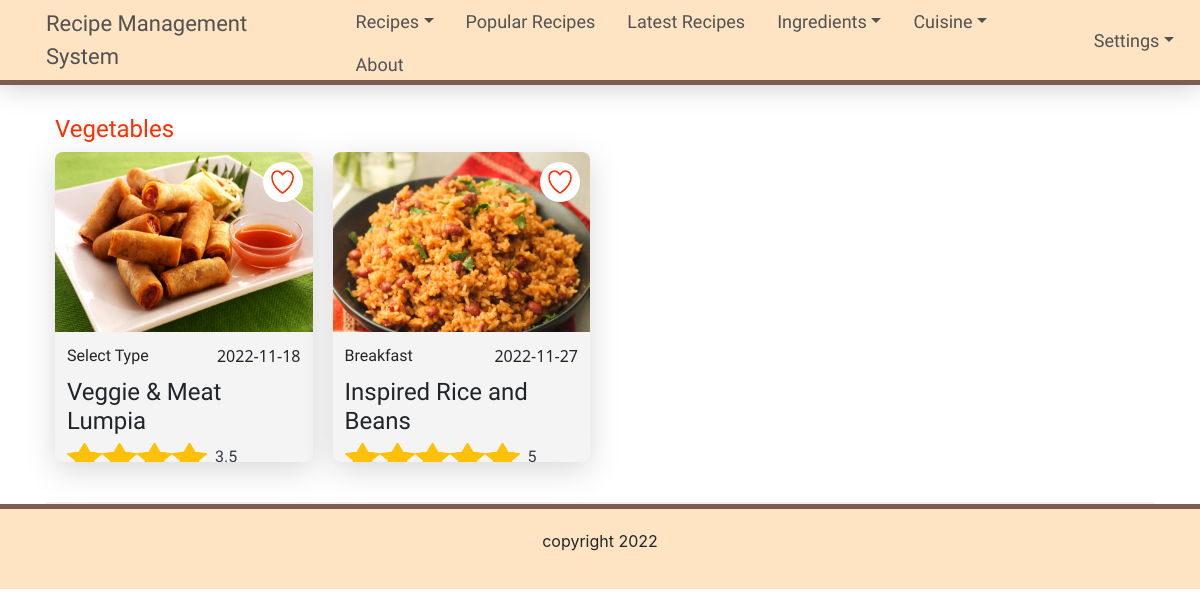
/client/pages/ingredients.php?ingredients=Vegetables, run on the app's committed database.
### tables this page shows
CREATE TABLE `recipe_tbl` (
  `recipe_id` int(11) NOT NULL,
  `title` varchar(200) DEFAULT NULL,
  `description` longtext DEFAULT NULL,
  `type` varchar(200) DEFAULT NULL,
  `date_created` date DEFAULT NULL,
  `difficulty_level` varchar(200) DEFAULT NULL,
  `cuisine` varchar(200) DEFAULT NULL,
  `video` varchar(200) DEFAULT NULL,
  `image` varchar(200) DEFAULT NULL,
  `mainIngridients` varchar(200) DEFAULT NULL
);

### client/pages/ingredients.php (the view, shortened to what this page needs)
<?php include "../includes/header.php" ?>
<?php include "../connections/config.php" ?>
<nav>
    <div class="container">
        <div class="row">
            <div class="nav-container">
                <a class="nav-link" href="../index.php">Recipe Management System</a>
                <ul class="nav">
                    <li class="nav-item dropdown">
                        <a class="nav-link dropdown-toggle" data-toggle="dropdown" href="#" role="button" aria-haspopup="true" aria-expanded="false">Recipes</a>
                    </li>
                    <li class="nav-item">
                        <a class="nav-link" href="popularRecipes.php">Popular Recipes</a>
                    </li>
                    <li class="nav-item">
                        <a class="nav-link" href="latestRecipes.php">Latest Recipes</a>
                    </li>
                    <li class="nav-item">
                        <a class="nav-link dropdown-toggle" data-toggle="dropdown" href="#" role="button" aria-haspopup="true" aria-expanded="false" href="#">Ingredients</a>
                    </li>
                    <li class="nav-item">
                        <a class="nav-link dropdown-toggle" data-toggle="dropdown" href="#" role="button" aria-haspopup="true" aria-expanded="false" href="#">Cuisine</a>
                    </li>
                    <li class="nav-item">
                        <a class="nav-link" href="#">About</a>
                    </li>
                </ul>
                <div class="right-container">
                    <div>
                        <a class="nav-link dropdown-toggle" data-toggle="dropdown" href="#" role="button" aria-haspopup="true" aria-expanded="false" href="#">Settings</a>
                    </div>
                </div>
            </div>
        </div>
    </div>
</nav>
<div class="container">
    <div class="section" id="latest">
        <h1><?= $_GET['ingredients'] ?></h1>
        <div class="boxThumbnail">
            <div class="gridContainer">
                <?php
                if (isset($_GET['ingredients'])) {
                    $type = $_GET['ingredients'];
                    $sql = "SELECT recipe_tbl.`title`, recipe_tbl.`date_created`, recipe_tbl.`cuisine` , recipe_tbl.recipe_id, recipe_tbl.type, recipe_tbl.`description`, ratings_tbl.`ratings`, recipe_tbl.`image` FROM recipe_tbl LEFT JOIN ratings_tbl ON ratings_tbl.`recipe_id` = recipe_tbl.`recipe_id` where recipe_tbl.`mainIngridients` = '$type' group by recipe_tbl.recipe_id";
                    $result = $conn->query($sql);
                    if ($result->num_rows > 0) {
                        while ($row = $result->fetch_assoc()) {
                            $sqlRatings = "   SELECT SUM(ratings) as totalRatings, COUNT(comment_id) as ratingID FROM comment_tbl where recipe_id = '$row[recipe_id]' ";
                            $resultRatings = $conn->query($sqlRatings);
                            $rowGlobalRatings = $resultRatings->fetch_assoc();
                ?>
                            <div class="items">
                                <div class="item">
                                    <a href="#">
                                        <div class="badge">
                                            <img src="../../server/assets/images/heart1.png" alt="First slide">
                                        </div>
                                    </a>
                                    <a href="../pages/recipe.php?id=<?= $row['recipe_id'] ?>">
                                        <img class="d-block w-100 image" src="<?= "../../server/uploads/images/$row[image]" ?>" alt="First slide">
                                        <div class="title">
                                            <div class="title-type">
                                                <span><?= $row['type'] ?></span><span class="date"><?= $row['date_created'] ?></span>
                                            </div>
                                            <h4><?= $row['title'] ?></h4>
                                            <div class="d-flex align-items-center">
                                                <?php
                                                if ($rowGlobalRatings['totalRatings'] != 0) { ?>
                                                    <?php for ($ratings = 1; $ratings <= round($rowGlobalRatings['totalRatings']   / $rowGlobalRatings['ratingID']); $ratings++) {
                                                    ?>
                                                        <div style="width: 35px; height: 28px;">
                                                            <img class="d-block w-100 image" src="../../server/uploads/images/star.png " alt="ratings">
                                                        </div>
                                                    <?php     } ?>
                                                    <?php if ($rowGlobalRatings['totalRatings'] != 0) { ?>
                                                        <span class="text-dark pl-2"><?php echo round($rowGlobalRatings['totalRatings']   / $rowGlobalRatings['ratingID'], 1)  ?></span>
                                                    <?php  } else {    ?>
                                                        <span class="text-dark pl-2"></span>
                                                    <?php    }
                                                    ?>
                                                <?php  }
                                                ?>
                                            </div>
                                        </div>
                                    </a>
                                </div>
                            </div>
                <?php  }
                    } else {
                        echo "no records found";
                    }
                }
                ?>
            </div>
        </div>
    </div>
</div>
<?php include "../includes/footer.php" ?>

### client/styles/index.css (style rules this page uses)
html { font-size: 16px; scroll-behavior: smooth; }
.nav-container { width: 100%; height: 80px; display: flex; justify-content: space-between; align-items: center; background-color: bisque; }
.nav-container > a { font-family: "Oleo Script", cursive; color: #515151; font-weight: 500; font-size: 22px; }
nav { background-color: bisque; width: 100%; box-shadow: 0 0 30px #c7c7c7; border-bottom: 5px solid #7e5b53; }
ul { font-family: "Oleo Script", cursive; display: flex; align-items: center; height: 100%; }
ul li { list-style-type: none; }
ul li a { color: #515151; font-weight: 500; font-size: 18px; }
.right-container { display: flex; justify-content: center; align-items: center; height: 100%; }
.right-container a { font-family: "Oleo Script", cursive; color: #515151; font-weight: 500; font-size: 18px; }
.right-container a:first-of-type { margin-right: -20px; }

### client/styles/main.css (style rules this page uses)
.section { padding: 10px; padding-bottom: 40px; margin-top: 20px; position: relative; height: auto; width: 100%; border-bottom: 2px solid rgb(241, 241, 241); }
.section h1 { font-family: "Oleo Script", cursive; color: #ff2f01; font-size: 24px; }
.boxThumbnail { position: relative; width: 100%; }
.gridContainer { display: grid; grid-row-gap: 20px; grid-column-gap: 20px; grid-template-columns: repeat(auto-fill, minmax(220px, 1fr)); }
.gridContainer .items { background-color: #f4f4f4; height: 310px; border-radius: 8px; overflow: hidden; box-shadow: 0 8px 30px rgba(97, 97, 97, 0.24); }
.gridContainer .item .badge { display: flex; justify-content: center; align-items: center; z-index: 99; position: absolute; border-radius: 100%; height: 40px; width: 40px; background-color: white; top: 10px; right: 10px; }
.gridContainer .item .badge img { height: 70%; background-position: center; background-size: contain; }
.gridContainer .item h4 { margin-top: 10px; }
.gridContainer .item { position: relative; height: 180px; }
.gridContainer .item a { text-decoration: none; color: #212529; }
.image { background-repeat: no-repeat; background-size: cover; background-position: center; height: 100%; }
.title { padding: 12px; font-family: "Oleo Script", cursive; }
.title .title-type { display: flex; justify-content: space-between; }
.title .title-type .date { font-family: "Segoe UI", Tahoma, Geneva, Verdana, sans-serif; }

### data on the page
recipe_tbl: image (picture), type "Select Type", date_created "2022-11-18", title "Veggie & Meat Lumpia", ratingID "3.5"
recipe_tbl: image (picture), type "Breakfast", date_created "2022-11-27", title "Inspired Rice and Beans", ratingID "5"

### other printed values
$_GET['ingredients'] "Vegetables"
